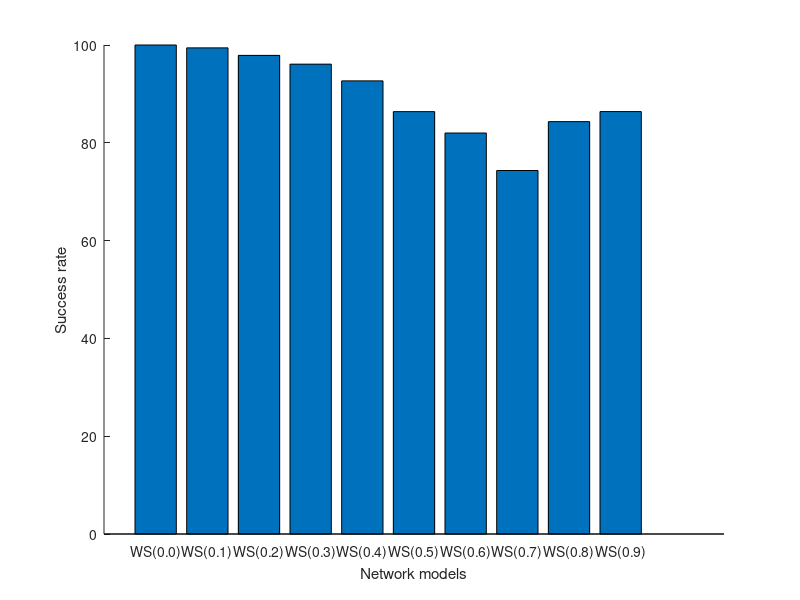

Source code (MATLAB):
clc;close all;clear all;
x=[];
load('aksiopistia_methodou_EXP.mat');
y=[];
%average successfull maps over k of WS networks 
%as p of disturbance equals zero
for i=10:33
    y=[y;TT(i,i)];
end
y=mean(y);
x=[x; y];

%average successfull maps over k for other values of p disturbance as
%p=0.1, ... 0.8
for i=34:225
    y(i-33)=TT(i,i)+TT(i-1,i)+TT(i+1,i)+TT(i+24,i)+TT(i+24-1,i)+TT(i+24+1,i)+TT(i-24,i)+TT(i-24-1,i)+TT(i-24+1,i);
end

for i=24:24:192
    z=y(i-23:i);
    z=mean(z);
    x=[x;z];
end

%averaqe successfull maps over k for p disturbance equals to 0.9
for i=226:249
    y(i-225)=TT(i,i)+TT(i-1,i)+TT(i+1,i)+TT(i-24,i)+TT(i-24-1,i)+TT(i-24+1,i);
end

z=mean(y);
x=[x; z];
models = {'WS(0.0)','WS(0.1)','WS(0.2)','WS(0.3)','WS(0.4)','WS(0.5)','WS(0.6)','WS(0.7)','WS(0.8)','WS(0.9)'};

figure(1); hold on
bar(x)
set(gca,'XTick',1:10,'XTickLabel',models)
xlabel('Network models');
ylabel('Success rate');

